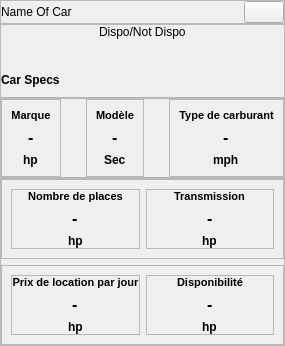
               <widget class="QWidget" name="pageCar1">
                <layout class="QVBoxLayout" name="verticalLayout_31">
                 <property name="spacing">
                  <number>0</number>
                 </property>
                 <property name="leftMargin">
                  <number>0</number>
                 </property>
                 <property name="topMargin">
                  <number>0</number>
                 </property>
                 <property name="rightMargin">
                  <number>0</number>
                 </property>
                 <property name="bottomMargin">
                  <number>0</number>
                 </property>
                 <item alignment="Qt::AlignHCenter|Qt::AlignTop">
                  <widget class="QWidget" name="car1" native="true">
                   <property name="sizePolicy">
                    <sizepolicy hsizetype="Expanding" vsizetype="Expanding">
                     <horstretch>0</horstretch>
                     <verstretch>0</verstretch>
                    </sizepolicy>
                   </property>
                   <layout class="QVBoxLayout" name="verticalLayout_32">
                    <property name="spacing">
                     <number>0</number>
                    </property>
                    <property name="leftMargin">
                     <number>0</number>
                    </property>
                    <property name="topMargin">
                     <number>0</number>
                    </property>
                    <property name="rightMargin">
                     <number>0</number>
                    </property>
                    <property name="bottomMargin">
                     <number>0</number>
                    </property>
                    <item>
                     <widget class="QFrame" name="frame_19">
                      <property name="frameShape">
                       <enum>QFrame::StyledPanel</enum>
                      </property>
                      <property name="frameShadow">
                       <enum>QFrame::Raised</enum>
                      </property>
                      <layout class="QHBoxLayout" name="horizontalLayout_23">
                       <property name="spacing">
                        <number>0</number>
                       </property>
                       <property name="leftMargin">
                        <number>0</number>
                       </property>
                       <property name="topMargin">
                        <number>0</number>
                       </property>
                       <property name="rightMargin">
                        <number>0</number>
                       </property>
                       <property name="bottomMargin">
                        <number>0</number>
                       </property>
                       <item alignment="Qt::AlignLeft|Qt::AlignVCenter">
                        <widget class="QLabel" name="label_27">
                         <property name="font">
                          <font>
                           <pointsize>9</pointsize>
                          </font>
                         </property>
                         <property name="text">
                          <string>Name Of Car</string>
                         </property>
                        </widget>
                       </item>
                       <item alignment="Qt::AlignRight|Qt::AlignVCenter">
                        <widget class="QPushButton" name="favoriteBtn_4">
                         <property name="toolTip">
                          <string>Add</string>
                         </property>
                         <property name="text">
                          <string/>
                         </property>
                         <property name="icon">
                          <iconset resource="resources.qrc">
                           <normaloff>:/icons/icons/heart.svg</normaloff>:/icons/icons/heart.svg</iconset>
                         </property>
                         <property name="iconSize">
                          <size>
                           <width>20</width>
                           <height>20</height>
                          </size>
                         </property>
                        </widget>
                       </item>
                      </layout>
                     </widget>
                    </item>
                    <item>
                     <widget class="QFrame" name="frame_20">
                      <property name="frameShape">
                       <enum>QFrame::StyledPanel</enum>
                      </property>
                      <property name="frameShadow">
                       <enum>QFrame::Raised</enum>
                      </property>
                      <layout class="QVBoxLayout" name="verticalLayout_33">
                       <property name="spacing">
                        <number>10</number>
                       </property>
                       <property name="leftMargin">
                        <number>0</number>
                       </property>
                       <property name="topMargin">
                        <number>0</number>
                       </property>
                       <property name="rightMargin">
                        <number>0</number>
                       </property>
                       <property name="bottomMargin">
                        <number>10</number>
                       </property>
                       <item alignment="Qt::AlignHCenter">
                        <widget class="QLabel" name="label_26">
                         <property name="text">
                          <string>Dispo/Not Dispo</string>
                         </property>
                        </widget>
                       </item>
                       <item alignment="Qt::AlignHCenter">
                        <widget class="QLabel" name="label_28">
                         <property name="maximumSize">
                          <size>
                           <width>400</width>
                           <height>400</height>
                          </size>
                         </property>
                         <property name="text">
                          <string/>
                         </property>
                         <property name="pixmap">
                          <pixmap resource="resources.qrc">:/image/151.png</pixmap>
                         </property>
                         <property name="scaledContents">
                          <bool>true</bool>
                         </property>
                        </widget>
                       </item>
                       <item>
                        <widget class="QLabel" name="label_29">
                         <property name="font">
                          <font>
                           <weight>75</weight>
                           <bold>true</bold>
                          </font>
                         </property>
                         <property name="text">
                          <string>Car Specs</string>
                         </property>
                        </widget>
                       </item>
                      </layout>
                     </widget>
                    </item>
                    <item>
                     <widget class="QFrame" name="frame_21">
                      <property name="frameShape">
                       <enum>QFrame::StyledPanel</enum>
                      </property>
                      <property name="frameShadow">
                       <enum>QFrame::Raised</enum>
                      </property>
                      <layout class="QHBoxLayout" name="horizontalLayout_24">
                       <property name="spacing">
                        <number>25</number>
                       </property>
                       <property name="leftMargin">
                        <number>0</number>
                       </property>
                       <property name="topMargin">
                        <number>0</number>
                       </property>
                       <property name="rightMargin">
                        <number>0</number>
                       </property>
                       <property name="bottomMargin">
                        <number>0</number>
                       </property>
                       <item>
                        <widget class="QFrame" name="carSpec1">
                         <property name="frameShape">
                          <enum>QFrame::StyledPanel</enum>
                         </property>
                         <property name="frameShadow">
                          <enum>QFrame::Raised</enum>
                         </property>
                         <layout class="QVBoxLayout" name="verticalLayout_34">
                          <item alignment="Qt::AlignHCenter|Qt::AlignVCenter">
                           <widget class="QLabel" name="label_30">
                            <property name="maximumSize">
                             <size>
                              <width>200</width>
                              <height>50</height>
                             </size>
                            </property>
                            <property name="font">
                             <font>
                              <pointsize>8</pointsize>
                              <weight>75</weight>
                              <bold>true</bold>
                             </font>
                            </property>
                            <property name="text">
                             <string>Marque</string>
                            </property>
                            <property name="alignment">
                             <set>Qt::AlignCenter</set>
                            </property>
                           </widget>
                          </item>
                          <item alignment="Qt::AlignHCenter|Qt::AlignVCenter">
                           <widget class="QLabel" name="label_33">
                            <property name="font">
                             <font>
                              <pointsize>12</pointsize>
                              <weight>75</weight>
                              <bold>true</bold>
                             </font>
                            </property>
                            <property name="text">
                             <string>-</string>
                            </property>
                           </widget>
                          </item>
                          <item alignment="Qt::AlignHCenter|Qt::AlignVCenter">
                           <widget class="QLabel" name="label_34">
                            <property name="font">
                             <font>
                              <weight>75</weight>
                              <bold>true</bold>
                             </font>
                            </property>
                            <property name="text">
                             <string>hp</string>
                            </property>
                           </widget>
                          </item>
                         </layout>
                        </widget>
                       </item>
                       <item>
                        <widget class="QFrame" name="carSpec2">
                         <property name="frameShape">
                          <enum>QFrame::StyledPanel</enum>
                         </property>
                         <property name="frameShadow">
                          <enum>QFrame::Raised</enum>
                         </property>
                         <layout class="QVBoxLayout" name="verticalLayout_35">
                          <item alignment="Qt::AlignHCenter|Qt::AlignVCenter">
                           <widget class="QLabel" name="label_31">
                            <property name="maximumSize">
                             <size>
                              <width>200</width>
                              <height>50</height>
                             </size>
                            </property>
                            <property name="font">
                             <font>
                              <pointsize>8</pointsize>
                              <weight>75</weight>
                              <bold>true</bold>
                             </font>
                            </property>
                            <property name="text">
                             <string>Modèle</string>
                            </property>
                            <property name="alignment">
                             <set>Qt::AlignCenter</set>
                            </property>
                           </widget>
                          </item>
                          <item alignment="Qt::AlignHCenter|Qt::AlignVCenter">
                           <widget class="QLabel" name="label_35">
                            <property name="font">
                             <font>
                              <pointsize>12</pointsize>
                              <weight>75</weight>
                              <bold>true</bold>
                             </font>
                            </property>
                            <property name="text">
                             <string>-</string>
                            </property>
                           </widget>
                          </item>
                          <item alignment="Qt::AlignHCenter|Qt::AlignVCenter">
                           <widget class="QLabel" name="label_36">
                            <property name="font">
                             <font>
                              <weight>75</weight>
                              <bold>true</bold>
                             </font>
                            </property>
                            <property name="text">
                             <string>Sec</string>
                            </property>
                           </widget>
                          </item>
                         </layout>
                        </widget>
                       </item>
                       <item>
                        <widget class="QFrame" name="carSpec3">
                         <property name="frameShape">
                          <enum>QFrame::StyledPanel</enum>
                         </property>
                         <property name="frameShadow">
                          <enum>QFrame::Raised</enum>
                         </property>
                         <layout class="QVBoxLayout" name="verticalLayout_36">
                          <item alignment="Qt::AlignHCenter|Qt::AlignVCenter">
                           <widget class="QLabel" name="label_32">
                            <property name="maximumSize">
                             <size>
                              <width>200</width>
                              <height>50</height>
                             </size>
                            </property>
                            <property name="font">
                             <font>
                              <pointsize>8</pointsize>
                              <weight>75</weight>
                              <bold>true</bold>
                             </font>
                            </property>
                            <property name="text">
                             <string>Type de carburant</string>
                            </property>
                            <property name="alignment">
                             <set>Qt::AlignCenter</set>
                            </property>
                           </widget>
                          </item>
                          <item alignment="Qt::AlignHCenter">
                           <widget class="QLabel" name="label_37">
                            <property name="font">
                             <font>
                              <pointsize>12</pointsize>
                              <weight>75</weight>
                              <bold>true</bold>
                             </font>
                            </property>
                            <property name="text">
                             <string>-</string>
                            </property>
                           </widget>
                          </item>
                          <item alignment="Qt::AlignHCenter|Qt::AlignVCenter">
                           <widget class="QLabel" name="label_38">
                            <property name="font">
                             <font>
                              <weight>75</weight>
                              <bold>true</bold>
                             </font>
                            </property>
                            <property name="text">
                             <string>mph</string>
                            </property>
                           </widget>
                          </item>
                         </layout>
                        </widget>
                       </item>
                      </layout>
                     </widget>
                    </item>
                   </layout>
                  </widget>
                 </item>
                 <item>
                  <widget class="QFrame" name="frame_25">
                   <property name="frameShape">
                    <enum>QFrame::StyledPanel</enum>
                   </property>
                   <property name="frameShadow">
                    <enum>QFrame::Raised</enum>
                   </property>
                   <layout class="QVBoxLayout" name="verticalLayout_39">
                    <property name="leftMargin">
                     <number>0</number>
                    </property>
                    <property name="topMargin">
                     <number>0</number>
                    </property>
                    <property name="rightMargin">
                     <number>0</number>
                    </property>
                    <property name="bottomMargin">
                     <number>0</number>
                    </property>
                    <item>
                     <widget class="QFrame" name="frame_26">
                      <property name="frameShape">
                       <enum>QFrame::StyledPanel</enum>
                      </property>
                      <property name="frameShadow">
                       <enum>QFrame::Raised</enum>
                      </property>
                      <layout class="QHBoxLayout" name="horizontalLayout_27">
                       <item>
                        <widget class="QFrame" name="carSpec5">
                         <property name="maximumSize">
                          <size>
                           <width>200</width>
                           <height>100</height>
                          </size>
                         </property>
                         <property name="frameShape">
                          <enum>QFrame::StyledPanel</enum>
                         </property>
                         <property name="frameShadow">
                          <enum>QFrame::Raised</enum>
                         </property>
                         <layout class="QVBoxLayout" name="verticalLayout_40">
                          <property name="leftMargin">
                           <number>0</number>
                          </property>
                          <property name="topMargin">
                           <number>0</number>
                          </property>
                          <property name="rightMargin">
                           <number>0</number>
                          </property>
                          <property name="bottomMargin">
                           <number>0</number>
                          </property>
                          <item alignment="Qt::AlignHCenter|Qt::AlignVCenter">
                           <widget class="QLabel" name="label_49">
                            <property name="maximumSize">
                             <size>
                              <width>200</width>
                              <height>50</height>
                             </size>
                            </property>
                            <property name="font">
                             <font>
                              <pointsize>8</pointsize>
                              <weight>75</weight>
                              <bold>true</bold>
                             </font>
                            </property>
                            <property name="text">
                             <string>Nombre de places</string>
                            </property>
                            <property name="alignment">
                             <set>Qt::AlignCenter</set>
                            </property>
                           </widget>
                          </item>
                          <item alignment="Qt::AlignHCenter|Qt::AlignVCenter">
                           <widget class="QLabel" name="label_50">
                            <property name="font">
                             <font>
                              <pointsize>12</pointsize>
                              <weight>75</weight>
                              <bold>true</bold>
                             </font>
                            </property>
                            <property name="text">
                             <string>-</string>
                            </property>
                           </widget>
                          </item>
                          <item alignment="Qt::AlignHCenter|Qt::AlignVCenter">
                           <widget class="QLabel" name="label_51">
                            <property name="font">
                             <font>
                              <weight>75</weight>
                              <bold>true</bold>
                             </font>
                            </property>
                            <property name="text">
                             <string>hp</string>
                            </property>
                           </widget>
                          </item>
                         </layout>
                        </widget>
                       </item>
                       <item>
                        <widget class="QFrame" name="carSpec4">
                         <property name="maximumSize">
                          <size>
                           <width>200</width>
                           <height>100</height>
                          </size>
                         </property>
                         <property name="frameShape">
                          <enum>QFrame::StyledPanel</enum>
                         </property>
                         <property name="frameShadow">
                          <enum>QFrame::Raised</enum>
                         </property>
                         <layout class="QVBoxLayout" name="verticalLayout_38">
                          <property name="leftMargin">
                           <number>0</number>
                          </property>
                          <property name="topMargin">
                           <number>0</number>
                          </property>
                          <property name="rightMargin">
                           <number>0</number>
                          </property>
                          <property name="bottomMargin">
                           <number>0</number>
                          </property>
                          <item alignment="Qt::AlignHCenter|Qt::AlignVCenter">
                           <widget class="QLabel" name="label_46">
                            <property name="maximumSize">
                             <size>
                              <width>200</width>
                              <height>50</height>
                             </size>
                            </property>
                            <property name="font">
                             <font>
                              <pointsize>8</pointsize>
                              <weight>75</weight>
                              <bold>true</bold>
                             </font>
                            </property>
                            <property name="text">
                             <string>Transmission</string>
                            </property>
                            <property name="alignment">
                             <set>Qt::AlignCenter</set>
                            </property>
                           </widget>
                          </item>
                          <item alignment="Qt::AlignHCenter|Qt::AlignVCenter">
                           <widget class="QLabel" name="label_47">
                            <property name="font">
                             <font>
                              <pointsize>12</pointsize>
                              <weight>75</weight>
                              <bold>true</bold>
                             </font>
                            </property>
                            <property name="text">
                             <string>-</string>
                            </property>
                           </widget>
                          </item>
                          <item alignment="Qt::AlignHCenter|Qt::AlignVCenter">
                           <widget class="QLabel" name="label_48">
                            <property name="font">
                             <font>
                              <weight>75</weight>
                              <bold>true</bold>
                             </font>
                            </property>
                            <property name="text">
                             <string>hp</string>
                            </property>
                           </widget>
                          </item>
                         </layout>
                        </widget>
                       </item>
                      </layout>
                     </widget>
                    </item>
                    <item>
                     <widget class="QFrame" name="frame_27">
                      <property name="frameShape">
                       <enum>QFrame::StyledPanel</enum>
                      </property>
                      <property name="frameShadow">
                       <enum>QFrame::Raised</enum>
                      </property>
                      <layout class="QHBoxLayout" name="horizontalLayout_28">
                       <item>
                        <widget class="QFrame" name="carSpec7">
                         <property name="maximumSize">
                          <size>
                           <width>200</width>
                           <height>100</height>
                          </size>
                         </property>
                         <property name="frameShape">
                          <enum>QFrame::StyledPanel</enum>
                         </property>
                         <property name="frameShadow">
                          <enum>QFrame::Raised</enum>
                         </property>
                         <layout class="QVBoxLayout" name="verticalLayout_42">
                          <property name="leftMargin">
                           <number>0</number>
                          </property>
                          <property name="topMargin">
                           <number>0</number>
                          </property>
                          <property name="rightMargin">
                           <number>0</number>
                          </property>
                          <property name="bottomMargin">
                           <number>0</number>
                          </property>
                          <item alignment="Qt::AlignHCenter|Qt::AlignVCenter">
                           <widget class="QLabel" name="label_55">
                            <property name="maximumSize">
                             <size>
                              <width>200</width>
                              <height>50</height>
                             </size>
                            </property>
                            <property name="font">
                             <font>
                              <pointsize>8</pointsize>
                              <weight>75</weight>
                              <bold>true</bold>
                             </font>
                            </property>
                            <property name="text">
                             <string>Prix de location par jour</string>
                            </property>
                            <property name="alignment">
                             <set>Qt::AlignCenter</set>
                            </property>
                           </widget>
                          </item>
                          <item alignment="Qt::AlignHCenter|Qt::AlignVCenter">
                           <widget class="QLabel" name="label_56">
                            <property name="font">
                             <font>
                              <pointsize>12</pointsize>
                              <weight>75</weight>
                              <bold>true</bold>
                             </font>
                            </property>
                            <property name="text">
                             <string>-</string>
                            </property>
                           </widget>
                          </item>
                          <item alignment="Qt::AlignHCenter|Qt::AlignVCenter">
                           <widget class="QLabel" name="label_57">
                            <property name="font">
                             <font>
                              <weight>75</weight>
                              <bold>true</bold>
                             </font>
                            </property>
                            <property name="text">
                             <string>hp</string>
                            </property>
                           </widget>
                          </item>
                         </layout>
                        </widget>
                       </item>
                       <item>
                        <widget class="QFrame" name="carSpec6">
                         <property name="maximumSize">
                          <size>
                           <width>200</width>
                           <height>100</height>
                          </size>
                         </property>
                         <property name="frameShape">
                          <enum>QFrame::StyledPanel</enum>
                         </property>
                         <property name="frameShadow">
                          <enum>QFrame::Raised</enum>
                         </property>
                         <layout class="QVBoxLayout" name="verticalLayout_41">
                          <property name="leftMargin">
                           <number>0</number>
                          </property>
                          <property name="topMargin">
                           <number>0</number>
                          </property>
                          <property name="rightMargin">
                           <number>0</number>
                          </property>
                          <property name="bottomMargin">
                           <number>0</number>
                          </property>
                          <item alignment="Qt::AlignHCenter|Qt::AlignVCenter">
                           <widget class="QLabel" name="label_52">
                            <property name="maximumSize">
                             <size>
                              <width>200</width>
                              <height>50</height>
                             </size>
                            </property>
                            <property name="font">
                             <font>
                              <pointsize>8</pointsize>
                              <weight>75</weight>
                              <bold>true</bold>
                             </font>
                            </property>
                            <property name="text">
                             <string>Disponibilité</string>
                            </property>
                            <property name="alignment">
                             <set>Qt::AlignCenter</set>
                            </property>
                           </widget>
                          </item>
                          <item alignment="Qt::AlignHCenter|Qt::AlignVCenter">
                           <widget class="QLabel" name="label_53">
                            <property name="font">
                             <font>
                              <pointsize>12</pointsize>
                              <weight>75</weight>
                              <bold>true</bold>
                             </font>
                            </property>
                            <property name="text">
                             <string>-</string>
                            </property>
                           </widget>
                          </item>
                          <item alignment="Qt::AlignHCenter|Qt::AlignVCenter">
                           <widget class="QLabel" name="label_54">
                            <property name="font">
                             <font>
                              <weight>75</weight>
                              <bold>true</bold>
                             </font>
                            </property>
                            <property name="text">
                             <string>hp</string>
                            </property>
                           </widget>
                          </item>
                         </layout>
                        </widget>
                       </item>
                      </layout>
                     </widget>
                    </item>
                   </layout>
                  </widget>
                 </item>
                </layout>
               </widget>
